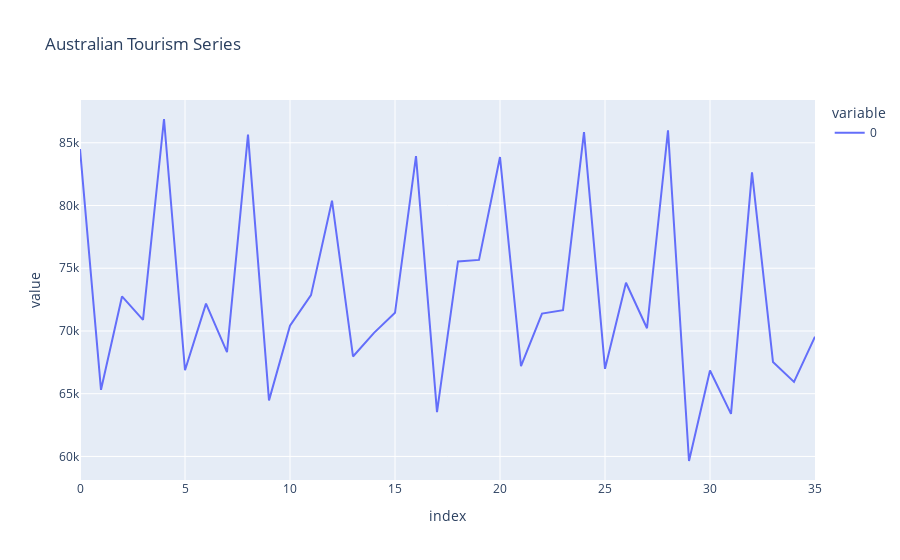

Notebook cell for this chart:
### Markdown cell above
# 02. Análisis exploratorio de serie de tiempo

### Code cell
px.line(tourism_series, title="Australian Tourism Series").show()

### Figure 1 — Plotly figure (JSON) as saved in the notebook; plotly's stock layout.template omitted (floating-point values rounded to 4 significant figures)
{"data": [{"hovertemplate": "variable=0<br>index=%{x}<br>value=%{y}<extra></extra>", "legendgroup": "0", "line": {"color": "#636efa", "dash": "solid"}, "marker": {"symbol": "circle"}, "mode": "lines", "name": "0", "orientation": "v", "showlegend": true, "type": "scatter", "x": [0, 1, 2, 3, 4, 5, 6, 7, 8, 9, 10, 11, 12, 13, 14, 15, 16, 17, 18, 19, 20, 21, 22, 23, 24, 25, 26, 27, 28, 29, 30, 31, 32, 33, 34, 35], "xaxis": "x", "y": [84503, 65312, 72753, 70880, 86893, 66866, 72182, 68318, 85651, 64467, 70416, 72855, 80385, 67967, 69849, 71445, 83938, 63529, 75540, 75663, 83860, 67193, 71389, 71658, 85852, 66981, 73840, 70217, 85992, 59637, 66846, 63392, 82637, 67523, 65938, 69544], "yaxis": "y"}], "layout": {"legend": {"title": {"text": "variable"}, "tracegroupgap": 0}, "title": {"text": "Australian Tourism Series"}, "xaxis": {"anchor": "y", "domain": [0, 1], "title": {"text": "index"}}, "yaxis": {"anchor": "x", "domain": [0, 1], "title": {"text": "value"}}}}
